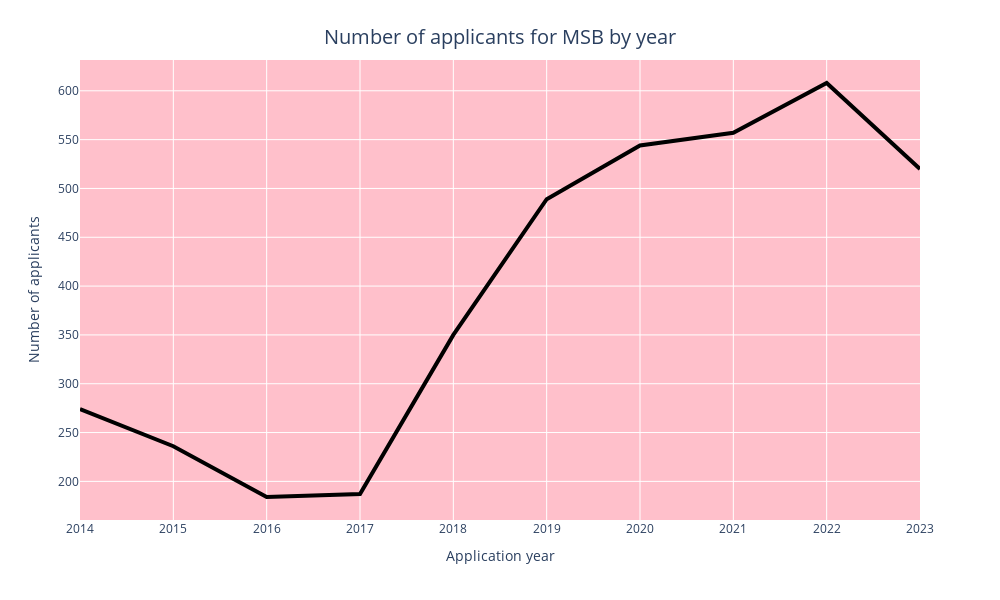

The code cell stored with this chart in its notebook:
### Code cell
fig = px.line(years_df_G0N0, x= 'Application year', y='Number of applicants')
fig.update_traces(line=dict(color='black', width=4))
fig.update_xaxes(title_text='Application year', tickvals = np.arange(2014,2024,1))
fig.update_yaxes(title_text='Number of applicants', tickvals = np.arange(0,700,50))

fig.update_layout(title_text='Number of applicants for MSB by year', title_font=dict(size=20), title_x = 0.5, title_y = 0.95)
fig.update_layout(width=1000, height=600, plot_bgcolor='pink', legend=dict(x=0.8, y=0.2))

### Figure 1 — Plotly figure (JSON) as saved in the notebook; plotly's stock layout.template omitted (floating-point values rounded to 4 significant figures)
{"data": [{"hovertemplate": "Application year=%{x}<br>Number of applicants=%{y}<extra></extra>", "legendgroup": "", "line": {"color": "black", "dash": "solid", "width": 4}, "marker": {"symbol": "circle"}, "mode": "lines", "name": "", "orientation": "v", "showlegend": false, "type": "scatter", "x": [2014, 2015, 2016, 2017, 2018, 2019, 2020, 2021, 2022, 2023], "xaxis": "x", "y": [274, 236, 184, 187, 350, 489, 544, 557, 608, 520], "yaxis": "y"}], "layout": {"height": 600, "legend": {"tracegroupgap": 0, "x": 0.8, "y": 0.2}, "margin": {"t": 60}, "plot_bgcolor": "pink", "title": {"font": {"size": 20}, "text": "Number of applicants for MSB by year", "x": 0.5, "y": 0.95}, "width": 1000, "xaxis": {"anchor": "y", "domain": [0, 1], "tickvals": [2014, 2015, 2016, 2017, 2018, 2019, 2020, 2021, 2022, 2023], "title": {"text": "Application year"}}, "yaxis": {"anchor": "x", "domain": [0, 1], "tickvals": [0, 50, 100, 150, 200, 250, 300, 350, 400, 450, 500, 550, 600, 650], "title": {"text": "Number of applicants"}}}}
